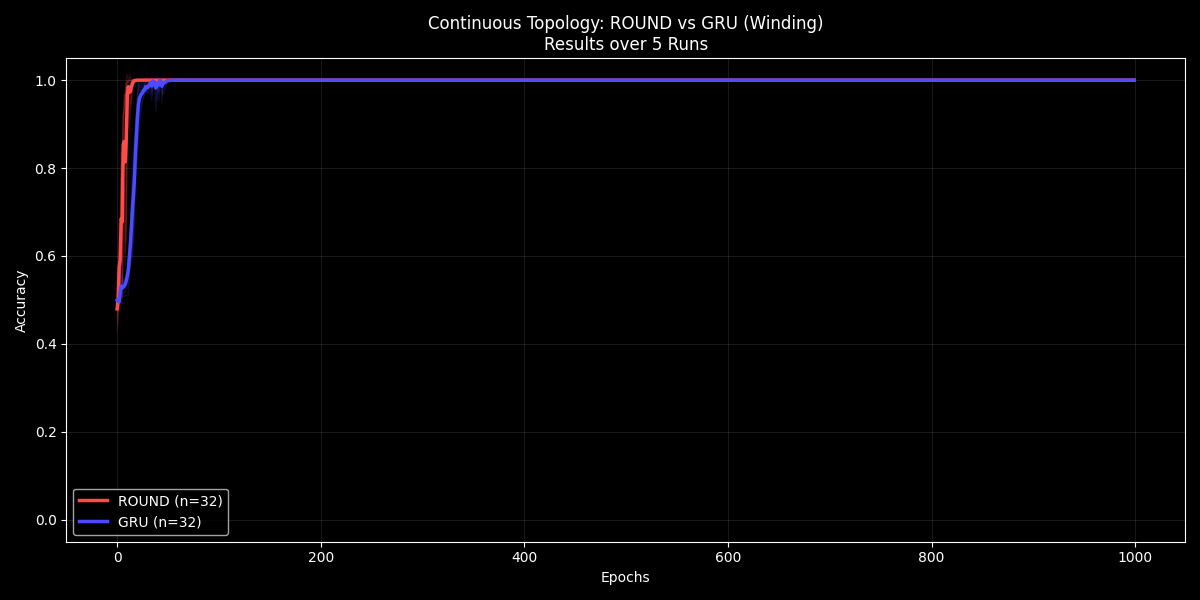

Python code for this plot:

import torch
import torch.nn as nn
import torch.optim as optim
import numpy as np
import matplotlib.pyplot as plt
import os
import random


from ROUND import ROUNDModel, ROUNDLoss, ROUNDTopologyLoss, PhaseAccumulator, HarmonicROUNDLoss

# ==============================================================================
# Customized Model for Winding (Unwrapped Phase)
# ==============================================================================
class ROUNDTopologyModel(ROUNDModel):
    """
    Modified ROUND model for Topological Winding Tasks.
    Crucially, this model exposes the RAW PHASE (phi) to the readout,
    allowing it to distinguish between 0 and 2pi (Winding Number),
    which are identical in the projected Cos/Sin space.
    """
    def __init__(self, hidden_size=64, input_dim=16):
        super().__init__(hidden_size, input_dim)
        # Re-initialize readout to accept (Cos, Sin, Phi) -> Hidden*3
        self.readout = nn.Linear(hidden_size * 3, 1)

    def forward(self, x, steps=12):
        batch_size = x.size(0)
        device = x.device
        
        # 1. Encode
        phi_in = self.encoder(x)
        x_phasors_cos = torch.cos(phi_in)
        x_phasors_sin = torch.sin(phi_in)
        x_phasors = torch.stack([x_phasors_cos, x_phasors_sin], dim=2)
        
        # 2. Init State
        phi_h = torch.zeros(batch_size, self.hidden_size).to(device)
        phi_history = []
        
        # 3. Spin
        for _ in range(steps):
             phi_h = self.cell(phi_h, x_phasors)
             phi_history.append(phi_h)
             
        # 4. Readout (Topology Aware)
        # We concatenate Cos, Sin, AND Raw Phi.
        # This allows the "Manifold Depth" to be read.
        final_cos = torch.cos(phi_h)
        final_sin = torch.sin(phi_h)
        features = torch.cat([final_cos, final_sin, phi_h], dim=1)
        
        return self.readout(features), phi_history

# ==============================================================================
# Configuration
# ==============================================================================
CONFIG = {
    'task': 'winding',    
    'seq_len': 30,        
    'hidden_size': 32,    
    'steps': 30,          
    'epochs': 1000, 
    'batch_size': 64,
    'dataset_size': 3000, 
    'runs': 5,            
    'lr': 0.005,          
    'device': 'cuda' if torch.cuda.is_available() else 'cpu'
}

# ==============================================================================
# Dataset: Winding
# ==============================================================================
def generate_winding_data(n_samples, seq_len):
    X_list = []
    Y_list = []
    
    for _ in range(n_samples):
        label = 0 if random.random() < 0.5 else 1
        target_delta = 2 * np.pi if label == 1 else 0
        theta_start = random.uniform(0, 2*np.pi)
        t = np.linspace(0, 1, seq_len)
        theta_path = theta_start + t * target_delta
        perturbation = 0.5 * np.sin(t * np.pi * 2 * random.random() * 5)
        theta_path += perturbation
        x_cos = np.cos(theta_path)
        x_sin = np.sin(theta_path)
        x_seq = np.stack([x_cos, x_sin], axis=1) 
        x_flat = x_seq.flatten() 
        X_list.append(torch.tensor(x_flat).float())
        Y_list.append(float(label))

    X = torch.stack(X_list)
    Y = torch.tensor(Y_list).unsqueeze(1)
    return X, Y

# ==============================================================================
# GRU Baseline
# ==============================================================================
class GRUModel(nn.Module):
    def __init__(self, input_dim, hidden_size, output_dim=1):
        super().__init__()
        self.gru = nn.GRU(2, hidden_size, batch_first=True)
        self.fc = nn.Linear(hidden_size, output_dim)

    def forward(self, x):
        # Flattened input (Batch, 60) -> (Batch, 30, 2)
        x_seq = x.view(x.size(0), -1, 2)
        output, hn = self.gru(x_seq)
        final_h = hn[-1]
        return self.fc(final_h)

# ==============================================================================
# Training Engine
# ==============================================================================
def train_round(run_id, X, Y, device):
    model = ROUNDTopologyModel(hidden_size=CONFIG['hidden_size'], input_dim=CONFIG['seq_len']*2).to(device)
    criterion = HarmonicROUNDLoss(locking_strength=0.1, harmonics=[1, 2, 4, 8], mode='binary', terminal_only=True) 
    optimizer = optim.Adam(model.parameters(), lr=CONFIG['lr'])
    accuracy_history = []
    for epoch in range(CONFIG['epochs']):
        optimizer.zero_grad()
        output, history = model(X, steps=CONFIG['steps'])
        loss, mse, locking = criterion(output, Y, history)
        loss.backward()
        optimizer.step()
        preds = (torch.sigmoid(output) > 0.5).float()
        acc = (preds == Y).float().mean().item()
        accuracy_history.append(acc)
        if epoch % 100 == 0:
            print(f"[ROUND Run {run_id}] Epoch {epoch}: Loss={loss.item():.4f}, Acc={acc:.2f}")
    return accuracy_history, preds, Y

def train_gru(run_id, X, Y, device):
    model = GRUModel(input_dim=2, hidden_size=CONFIG['hidden_size']).to(device)
    criterion = nn.BCEWithLogitsLoss() 
    optimizer = optim.Adam(model.parameters(), lr=CONFIG['lr'])
    accuracy_history = []
    for epoch in range(CONFIG['epochs']):
        optimizer.zero_grad()
        output = model(X)
        loss = criterion(output, Y)
        loss.backward()
        optimizer.step()
        preds = (torch.sigmoid(output) > 0.5).float()
        acc = (preds == Y).float().mean().item()
        accuracy_history.append(acc)
        if epoch % 100 == 0:
            print(f"[GRU Run {run_id}] Epoch {epoch}: Loss={loss.item():.4f}, Acc={acc:.2f}")
    return accuracy_history, preds, Y

# ==============================================================================
# Main Execution
# ==============================================================================
if __name__ == "__main__":
    device = torch.device(CONFIG['device'])
    print(f"Running on {device} - Topology Benchmark")
    
    X, Y = generate_winding_data(CONFIG['dataset_size'], CONFIG['seq_len'])
    X, Y = X.to(device), Y.to(device)
    
    round_results = []
    gru_results = []
    all_round_final_preds = []
    final_targets = Y.cpu().numpy()
    
    print("\n--- Training ROUND ---")
    for i in range(CONFIG['runs']):
        acc, preds, _ = train_round(i+1, X, Y, device)
        round_results.append(acc)
        all_round_final_preds.append(preds.detach().cpu().numpy().flatten())

    print("\n--- Training GRU ---")
    for i in range(CONFIG['runs']):
        acc, preds, _ = train_gru(i+1, X, Y, device)
        gru_results.append(acc)

    print("\nGenerating Graphs...")
    plt.style.use('dark_background')
    fig, ax = plt.subplots(figsize=(12, 6))
    
    round_arr = np.array(round_results)
    gru_arr = np.array(gru_results)
    round_mean = np.mean(round_arr, axis=0)
    round_std = np.std(round_arr, axis=0)
    gru_mean = np.mean(gru_arr, axis=0)
    gru_std = np.std(gru_arr, axis=0)
    epochs = np.arange(CONFIG['epochs'])
    
    ax.fill_between(epochs, round_mean - round_std, round_mean + round_std, color='#FF4B4B', alpha=0.1)
    ax.fill_between(epochs, gru_mean - gru_std, gru_mean + gru_std, color='#4B4BFF', alpha=0.1)
    
    for run in round_results: ax.plot(run, color='#FF4B4B', alpha=0.15, linewidth=1)
    for run in gru_results: ax.plot(run, color='#4B4BFF', alpha=0.15, linewidth=1)
        
    ax.plot(round_mean, color='#FF4B4B', linewidth=2.5, label=f'ROUND (n={CONFIG["hidden_size"]})')
    ax.plot(gru_mean, color='#4B4BFF', linewidth=2.5, label=f'GRU (n={CONFIG["hidden_size"]})')
    
    ax.set_title(f'Continuous Topology: ROUND vs GRU (Winding)\nResults over {CONFIG["runs"]} Runs')
    ax.set_xlabel('Epochs')
    ax.set_ylabel('Accuracy')
    ax.set_ylim(-0.05, 1.05)
    ax.grid(True, alpha=0.1)
    ax.legend()
    plt.tight_layout()
    plt.savefig('benchmark_topology.png')
    
    data_stack = np.stack(all_round_final_preds) 
    target_flat = final_targets.flatten()
    data_stack = np.vstack([data_stack, target_flat]) 
    labels = [f'Run {i+1}' for i in range(CONFIG['runs'])] + ['Target']
    corr = np.corrcoef(data_stack)
    
    plt.figure(figsize=(8, 6))
    plt.imshow(corr, interpolation='nearest', cmap='coolwarm', vmin=0, vmax=1)
    plt.title('ROUND Topology: Inter-Run Consistency')
    plt.colorbar()
    tick_marks = np.arange(len(labels))
    plt.xticks(tick_marks, labels, rotation=45)
    plt.yticks(tick_marks, labels)
    for i in range(len(labels)):
        for j in range(len(labels)):
            text = plt.text(j, i, f"{corr[i, j]:.2f}", ha="center", va="center", color="black" if 0.3 < corr[i, j] < 0.7 else "white")
    plt.tight_layout()
    plt.savefig('correlation_topology.png')
    
    print("Done. Saved benchmark_topology.png and correlation_topology.png")
